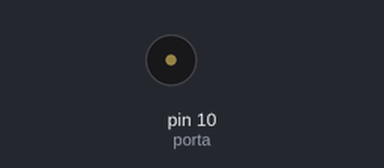
The sketch below on a simulated Arduino Uno, built with avr-gcc and run on an emulated ATmega328P. Shown: buzzer (waves = sounding).

Above: at 0.1 s.
Timing chart, 0 to 1.6 s (numbered marks = the images above):
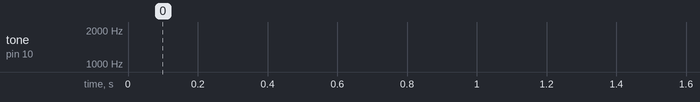

The sketch:

Codigo-Fonte-Projeto_3.ino
```cpp
//Declaração de Variáveis
int t=10;
int f=0;
int porta=10;

void setup() {
  pinMode(porta, OUTPUT); //Definindo o tipo da porta
}

void loop() {
  for (f=150; f<1800; f++){
    tone(porta,f,t); //Definindo o Tom (Porta, Frequência, Tempo)
    delay(1);
  }

  for (f=1800; f>150; f--){
    tone(porta,f,t); //Definindo o Tom (Porta, Frequência, Tempo)
    delay(1);
  }

}
```
